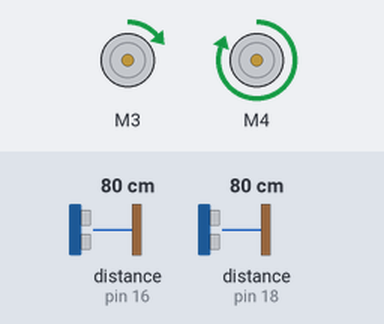
This sketch was run on a simulated Arduino Uno, built with avr-gcc and run on an emulated ATmega328P. On the bench: 2 × DC motor (green arrow = forward, orange = backward, longer = faster). The inputs (shaded band) are chosen by the test bench; at power-on: distance to the obstacle (sensors on pin 16, pin 18) 80 cm. The echo pulse lasts 58.3 µs per cm.

Above: at 6.2 s.
6.3 s: distance to the obstacle (sensor on pin 16) set to 2 cm
At 7.5 s:
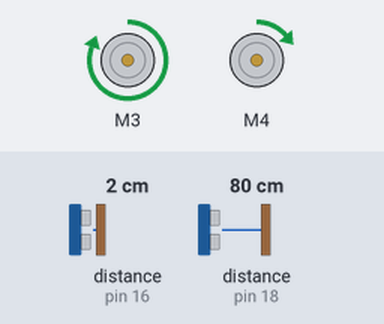
7.8 s: distance to the obstacle (sensor on pin 16) set to 13 cm
At 8.7 s:
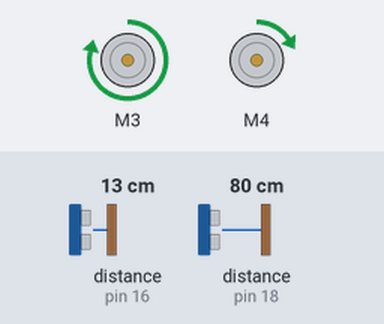
9.3 s: distance to the obstacle (sensor on pin 16) set to 18 cm
At 10.5 s:
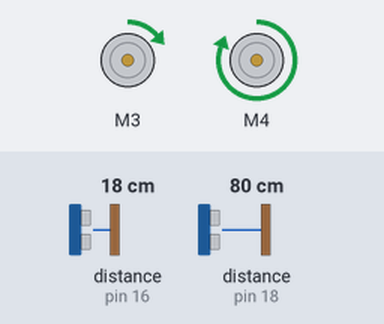
10.8 s: distance to the obstacle (sensor on pin 18) set to 9 cm
At 11.8 s:
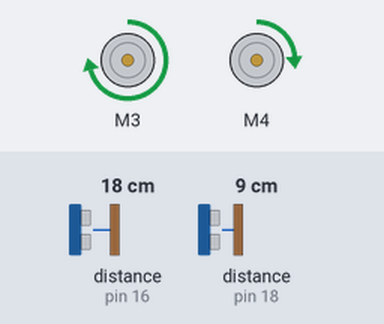
12.4 s: distance to the obstacle (sensor on pin 18) set to 35 cm
At 13.3 s:
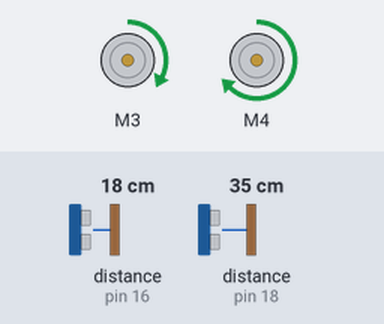
13.9 s: distance to the obstacle (sensor on pin 18) set to 18 cm
At 15.4 s:
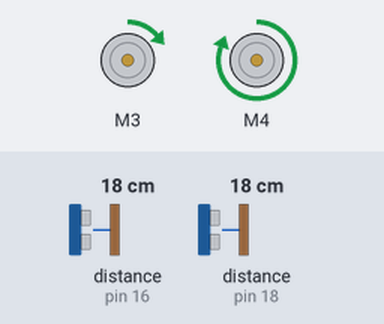
Timing chart, 0 to 16.4 s (numbered marks = the images above; inputs shaded):
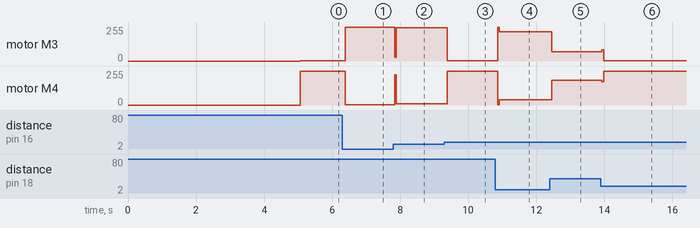

The sketch:

wall_dollower.ino
```cpp
//It is a left side wall follower.

#include <AFMotor.h>
#include <SR04.h>

AF_DCMotor motor3(3, MOTOR34_64KHZ); // Define motor #3, 64KHz pwm
AF_DCMotor motor4(4, MOTOR34_64KHZ); // Define motor #4, 64KHz pwm

int WF_LEFT_US_SENSOR_TRIG = 18;
int WF_LEFT_US_SENSOR_ECHO = 17;
int WF_FRONT_US_SENSOR_TRIG = 16;
int WF_FRONT_US_SENSOR_ECHO = 15;

int NO_OBSTACLE = 0;
int OBSTACLE = 1;

int WF_DISTANCE = 12;
int WF_FRONT_DISTANCE = 16;

SR04 wf_sr04_left = SR04(WF_LEFT_US_SENSOR_ECHO,WF_LEFT_US_SENSOR_TRIG);
SR04 wf_sr04_front = SR04(WF_FRONT_US_SENSOR_ECHO,WF_FRONT_US_SENSOR_TRIG);

int WF_Left = 0;
int WF_Front = 0;

int WF_Left_Status = 0;
int WF_Front_Status = 0;

//Obstacle in Left: Keep Following: PID values
float WF_Kp = 30;
float WF_Ki = 0.003;
float WF_Kd = 8;

//Obstacle in Front: Take a turn: PID values
float MY_Kp_Front = 40;
float MY_Ki_Front = 0;
float MY_Kd_Front = 20;

float WF_Error = 0;
int WF_Correction = 0;
float WF_Integral = 0;
float WF_Derivative = 0;
float WF_LastError = 0;

float MY_Error_Front = 0;
float MY_Correction_F = 0;
float MY_Integral_Front = 0;
float MY_Derivative_Front = 0;
float MY_LastError_Front = 0;

int WF_LeftTurnSpeed = 0;
int WF_RightTurnSpeed = 0;

//Here 0 stands for true and 1 stands for false
int rightTurnBegin = 0;
int leftTurnBegin = 0;
int straightLineBegin = 0;


void setup() {
  // put your setup code here, to run once:
  delay(5000);
}

void loop() {
  // put your main code here, to run repeatedly:

beginning:

    WF_Front_Status = WF_GET_FRONT_US_STATUS();

    if(WF_Front_Status == OBSTACLE) {

        //Initialize WALL only once, just in the beginning of right turn
        if (rightTurnBegin == 0)
          WF_INITIALIZE_WALL();

        WF_CONTINUE_WALL_FRONT();

        //Make the right turn flag false, until the next time there arises a right turn
        rightTurnBegin = 1;
        straightLineBegin = 0;

        goto beginning;
    }

    //When a the robot starts following the straight line (until there is a obstacle), initialize the flag to true.
    rightTurnBegin = 0;

    WF_Left = wf_sr04_left.Distance();
    WF_Error = WF_Left - WF_DISTANCE;
    WF_Integral = (WF_Error + WF_Integral);
    WF_Derivative = (WF_Error - WF_LastError);

    WF_Correction = WF_Kp * WF_Error + WF_Kd * WF_Derivative + WF_Ki * WF_Integral;

    //if WF_Error is less than 10, means the robot is following the wall correctly, keep continuing
    if (WF_Error < 10) {

      //Initialize the wall, just in the beginning of straight line
      if (straightLineBegin == 0)
        WF_INITIALIZE_WALL();

      if(WF_Correction > 127 && WF_Correction > 0)
        WF_Correction = 127;

      if(WF_Correction < -127 && WF_Correction < 0)
        WF_Correction = -127;

      WF_LeftTurnSpeed = 128 - WF_Correction;
      WF_RightTurnSpeed = 128 + WF_Correction;

      leftTurnBegin = 0;
      straightLineBegin = 1;

    } else {

      //if WF_Error is greater than 10, means the robot has to take left turn

      //Initialize the wall and wall front, just in the beginning of left turn
      if (leftTurnBegin == 0) {
        WF_INITIALIZE_WALL();
        WF_INITIALIZE_WALL_FRONT();
      }

      //PID for left turn
      int speed = 2.5 * WF_Error + 8 * WF_Derivative;

      if (speed > 127 && speed > 0)
        speed = 127;

      if (speed < -127 && speed < 0)
        speed = -127;

      WF_LeftTurnSpeed = 128 - (speed);
      WF_RightTurnSpeed = 128 + (speed);

      leftTurnBegin = 1;
      straightLineBegin = 0;

    }

    motor3.setSpeed(WF_LeftTurnSpeed);
    motor3.run(FORWARD);
    motor4.setSpeed(WF_RightTurnSpeed);
    motor4.run(FORWARD);


    WF_LastError = WF_Error;
    WF_INITIALIZE_WALL_FRONT();

}


void WF_INITIALIZE_WALL(void) {
  WF_Integral = 0;
  WF_Derivative = 0;
  WF_LastError = 0;
}

void WF_INITIALIZE_WALL_FRONT(void) {
  MY_Integral_Front = 0;
  MY_Derivative_Front = 0;
  MY_LastError_Front = 0;
}


//When there is an obstacle in front, take a right turn with the PID parameters declared in the beginning of the program.

void WF_CONTINUE_WALL_FRONT(void) {

        WF_Front = wf_sr04_front.Distance();
        MY_Error_Front = (WF_Front - WF_FRONT_DISTANCE);
        MY_Integral_Front = (MY_Error_Front + MY_Integral_Front);
        MY_Derivative_Front = (MY_Error_Front - MY_LastError_Front);

        MY_Correction_F = MY_Kp_Front * MY_Error_Front + MY_Kd_Front * MY_Derivative_Front + MY_Ki_Front * MY_Integral_Front;

        if(MY_Correction_F > 127 && MY_Correction_F > 0)
          MY_Correction_F = 127;

        if(MY_Correction_F < -127 && MY_Correction_F < 0)
          MY_Correction_F = -127;

        WF_LeftTurnSpeed = 128 - MY_Correction_F;
        WF_RightTurnSpeed = 128 + MY_Correction_F;

        motor3.setSpeed(WF_LeftTurnSpeed);
        motor3.run(FORWARD);
        motor4.setSpeed(WF_RightTurnSpeed);
        motor4.run(FORWARD);

        MY_LastError_Front = MY_Error_Front;

}


int WF_GET_LEFT_US_STATUS(void) {
     if(wf_sr04_left.Distance() < WF_DISTANCE)
       return OBSTACLE;
     else
      return NO_OBSTACLE;
}

int WF_GET_FRONT_US_STATUS(void) {
     if(wf_sr04_front.Distance() < WF_FRONT_DISTANCE)
       return OBSTACLE;
     else
       return NO_OBSTACLE;
}
```

Measured:
- after the input at 6.3 s, motor M3: forward 1/255 → forward 255/255 after 0.09 s; motor M4: forward 255/255 → forward 1/255 after 0.09 s
- after the input at 7.8 s, motor M3: forward 255/255 → forward 248/255 at once; motor M4: forward 1/255 → forward 8/255 at once
- after the input at 9.3 s, motor M3: forward 248/255 → forward 1/255 after 0.08 s; motor M4: forward 8/255 → forward 255/255 after 0.08 s
- after the input at 10.8 s, motor M3: forward 1/255 → forward 218/255 after 0.06 s; motor M4: forward 255/255 → forward 38/255 after 0.06 s
- after the input at 12.4 s, motor M3: forward 218/255 → forward 71/255 after 0.06 s; motor M4: forward 38/255 → forward 185/255 after 0.06 s
- after the input at 13.9 s, motor M3: forward 71/255 → forward 1/255 at once; motor M4: forward 185/255 → forward 255/255 at once
